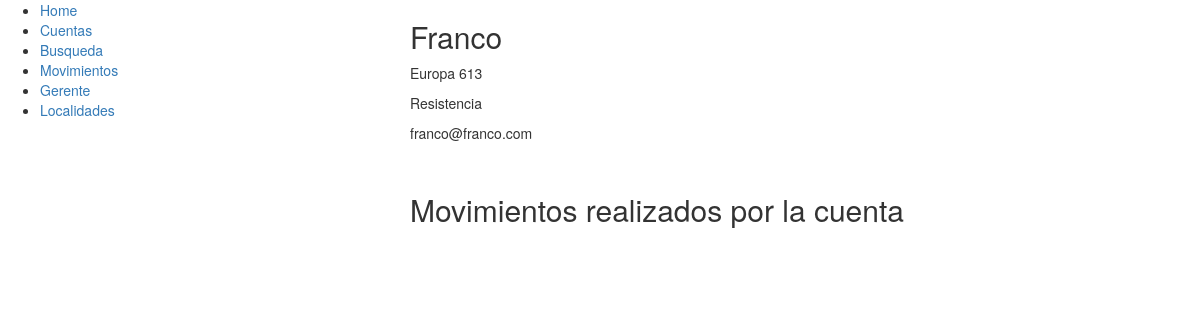
The page /cuenta/3/ on the database as committed earlier.
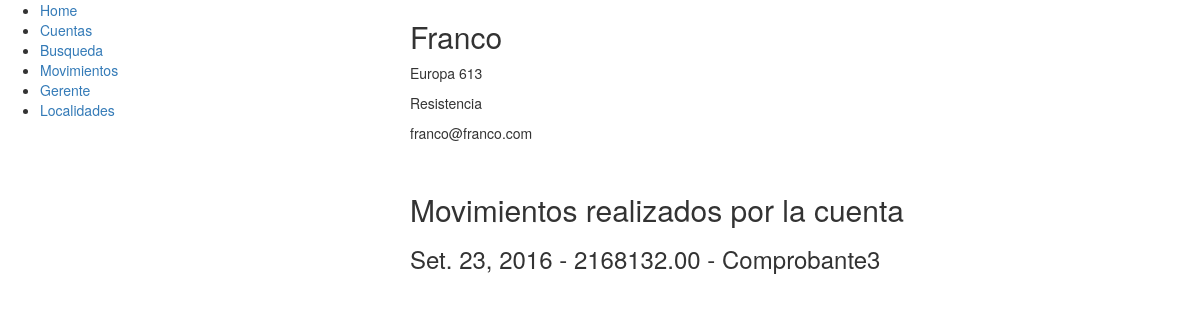
The same page on the database as committed later.
### cuentas/models.py (models this page shows, shortened)
class Movimiento(models.Model):
	cuenta = models.ForeignKey(Cuenta)
	comprobante = models.TextField()
	fecha = models.DateField(auto_now=True)
	importe = models.DecimalField(max_digits=20, decimal_places=2, default=0)

### cuentas/views.py (the view)
# urls.py: url(r'^cuenta/([0-9]+)/$',views.cuenta),
def cuenta(request, id):
	try:
		c = Cuenta.objects.get(pk=id)
		m = Cuenta.objects.get(pk=id).movimiento_set.all()
	except Cuenta.DoesNotExist:
		raise Http404("No existe la cuenta seleccionada")
	return render (request, 'cuenta2.html',{'cuenta' : c, 'movimientos': m})

### cuentas/models.py (called while the page is built)
	def __str__(self):
		return self.nombre

### cuentas/templates/cuenta2.html (shortened to what this page needs)
{% extends "base.html" %}
{% block content %}
	<h2>{{ cuenta.nombre }}</h2>
	<p>{{ cuenta.direccion }}</p>
	<p>{{ cuenta.localidad }}</p>
	<p>{{ cuenta.email }}</p>
	<br>
	<h2>Movimientos realizados por la cuenta</h2>
	{% for movimiento in movimientos %}
		<h3>{{ movimiento.fecha }} - {{ movimiento.importe }} - {{ movimiento.comprobante }}</h3>
	{% endfor %}
{% endblock %}

Rows that differ between the two databases and show on the page:
added Movimiento: fecha "Set. 23, 2016", importe "2168132.00", comprobante "Comprobante3"
